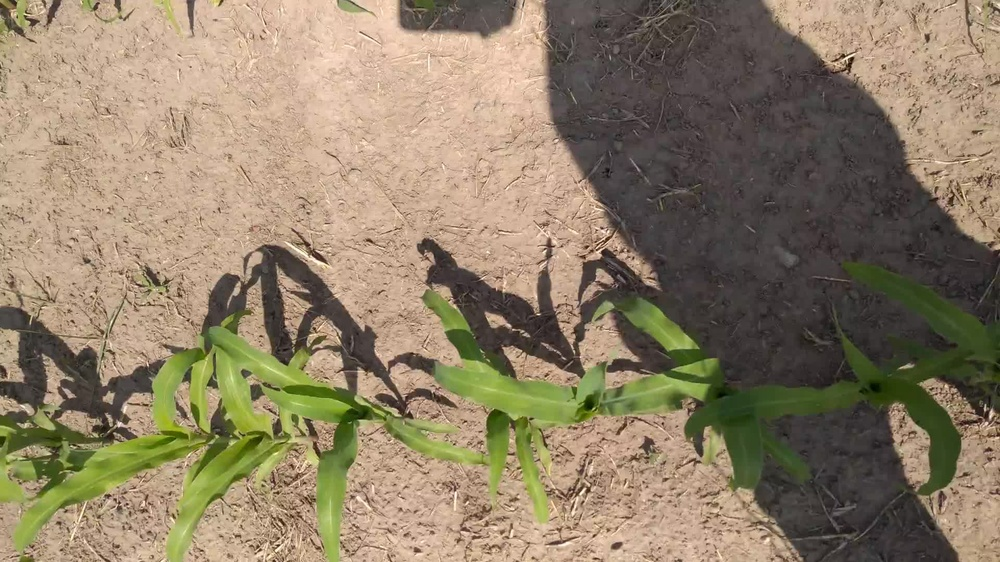
#> input picture data/0001.jpg, 1000 x 562 px, shrunk from 1920 x 1080 before the run
$ jupyter execute Index_RGB.ipynb
#> lines starting #> are read from the running program, lines starting #| are printed output that depends on the picture
#> further down, img is the input picture: shape (562, 1000, 3); mean B, G, R 103.9, 127.9, 143.1
### src/utils.py
import cv2
import numpy as np

class index_image_RGB():
    def __init__(self,image, space = 'BGR' , gpu = False):
        """_summary_

        Args:
            image (_type_): _description_
            space (str, optional): _description_. Defaults to 'BGR'.
            gpu (bool, optional): _description_. Defaults to False.
        """
#> called with space = 'BGR', gpu = False
        self.img = np.array(image)
        self.norm_img = np.array(image) / 255.0

        if space == 'BGR':
            self.B_ = self.norm_img[:,:,0]
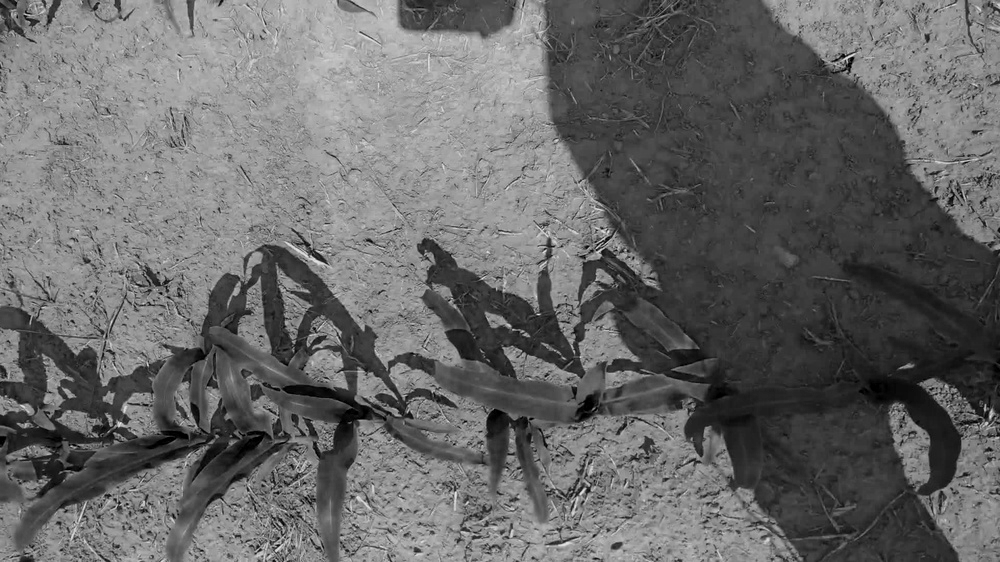
#> self.B_: shape (562, 1000) float64; min 0, max 0.918, mean 0.408
            self.G_ = self.norm_img[:,:,1]
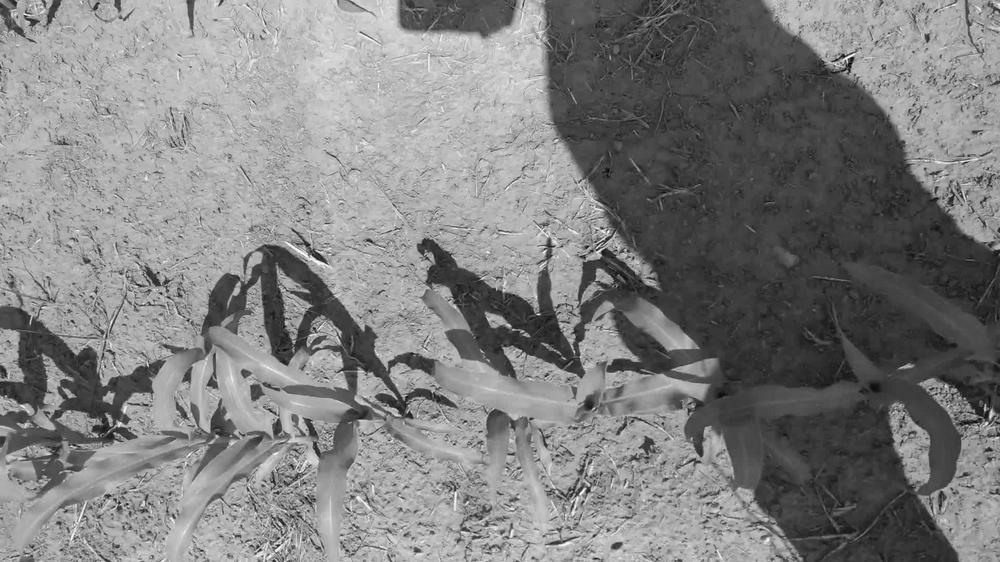
#> self.G_: shape (562, 1000) float64; min 0.0118, max 1, mean 0.501
            self.R_ = self.norm_img[:,:,2]
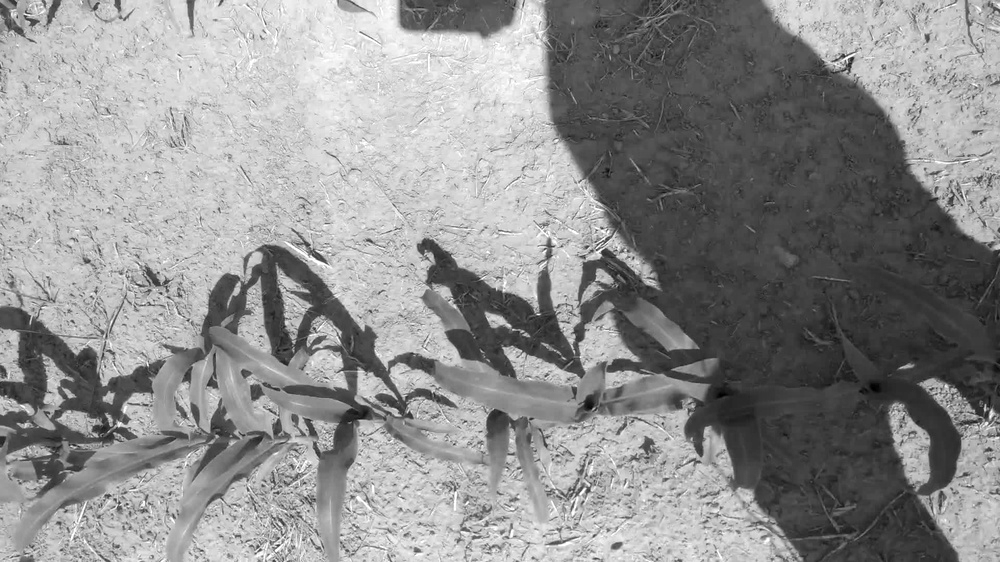
#> self.R_: shape (562, 1000) float64; min 0, max 1, mean 0.561

    def ExG(self):
        """ Exceso de verde

        Returns:
            _type_: _description_
        """
        dif = self.R_ + self.G_ + self.B_
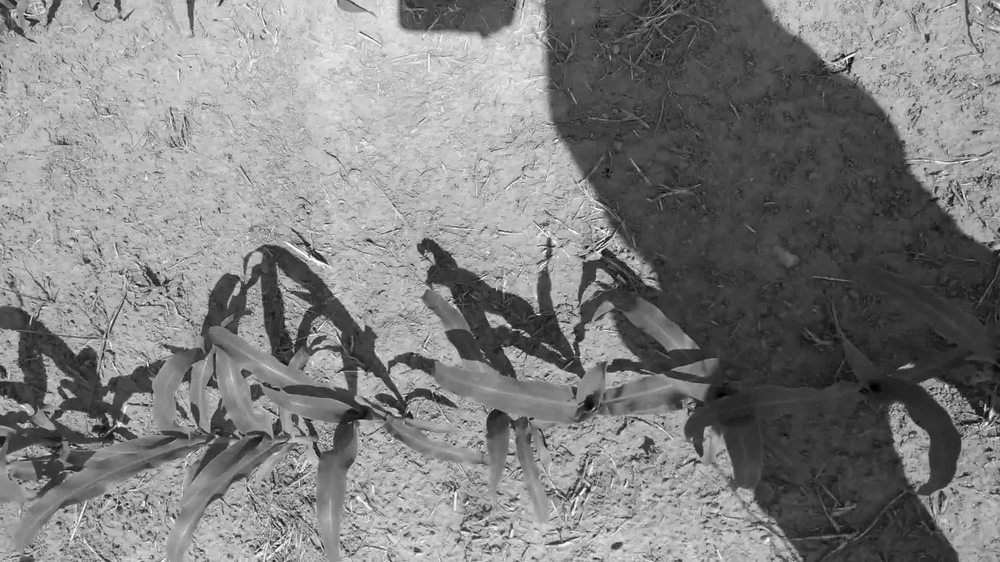
#> dif: shape (562, 1000) float64; min 0.0392, max 2.9, mean 1.47; drawn with min black and max white
        r = self.R_ / dif
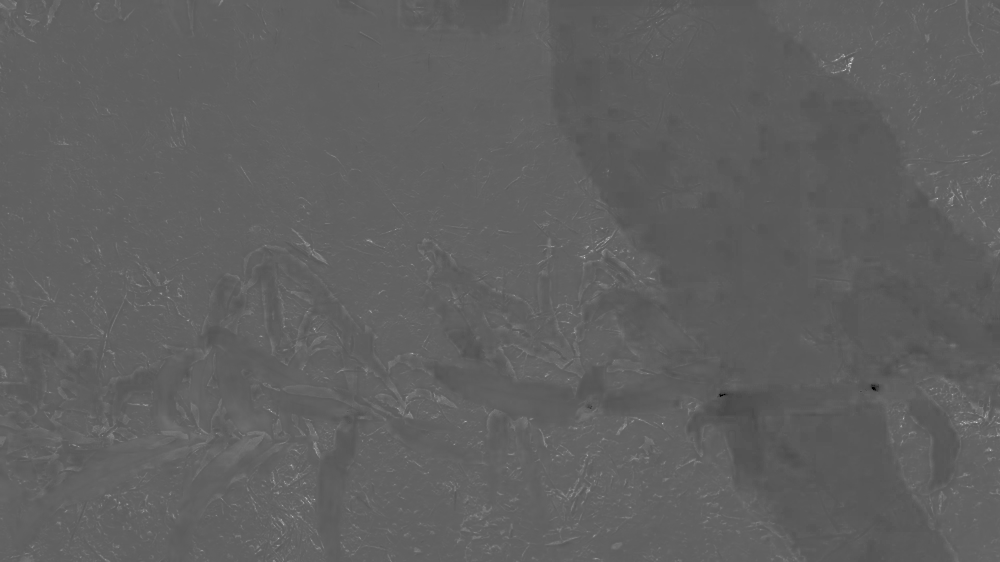
#> r: shape (562, 1000) float64; min 0, max 0.906, mean 0.379
        g = self.G_ / dif
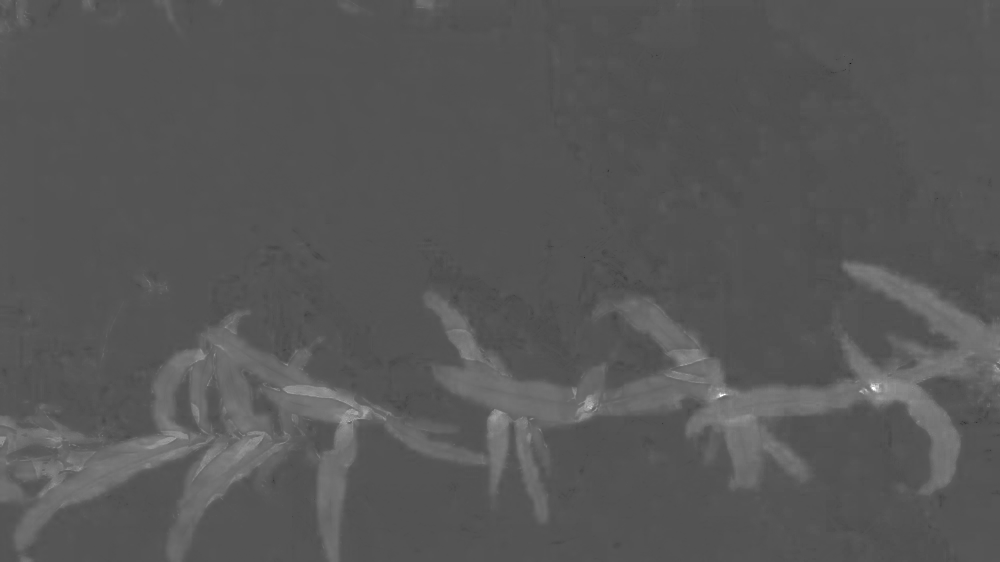
#> g: shape (562, 1000) float64; min 0.0938, max 1, mean 0.345
        b = self.B_ / dif
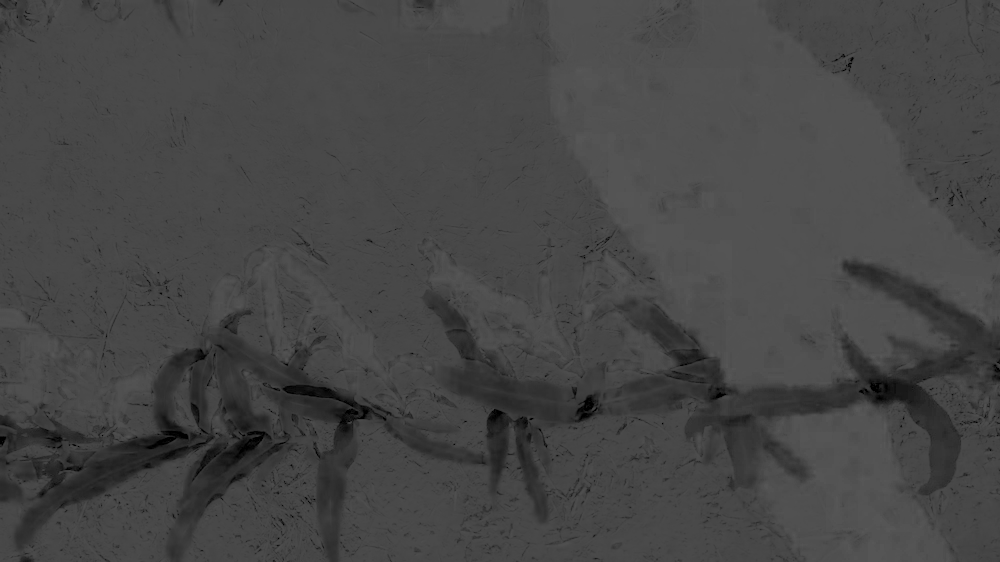
#> b: shape (562, 1000) float64; min 0, max 0.356, mean 0.277
        return 2 * g - r - b

### Index_RGB.ipynb
# Indices RGB

[cell 1]
from src.utils import index_image_RGB
import cv2
import matplotlib.pyplot as plt

[cell 2]
img = cv2.imread('./data/0001.jpg')
index = index_image_RGB(img)
cv2.imshow('Original Img',img)
cv2.waitKey(0)

[cell 3]
ExG = index.ExG()
plt.imshow(ExG,cmap='gray')
plt.show()
